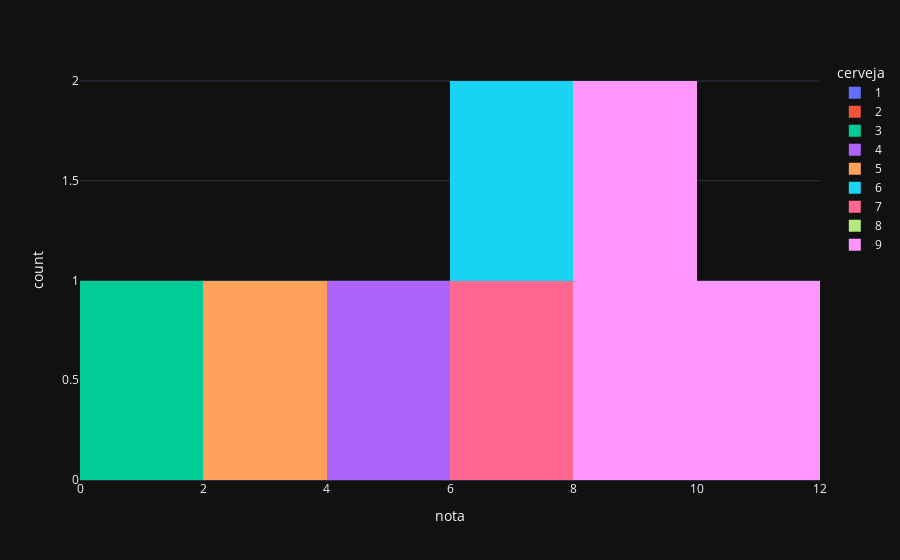

Notebook code for this chart:
### Code cell
fig = px.histogram(df, x="nota", color="cerveja", template="plotly_dark", nbins=5)
fig.update_layout(barmode='overlay')
fig.show()

### Figure 1 — Plotly figure (JSON) as saved in the notebook; plotly's stock layout.template omitted (floating-point values rounded to 4 significant figures)
{"data": [{"alignmentgroup": "True", "bingroup": "x", "hovertemplate": "cerveja=1<br>nota=%{x}<br>count=%{y}<extra></extra>", "legendgroup": "1", "marker": {"color": "#636efa", "pattern": {"shape": ""}}, "name": "1", "nbinsx": 5, "offsetgroup": "1", "orientation": "v", "showlegend": true, "type": "histogram", "x": [0.75, 3], "xaxis": "x", "yaxis": "y"}, {"alignmentgroup": "True", "bingroup": "x", "hovertemplate": "cerveja=2<br>nota=%{x}<br>count=%{y}<extra></extra>", "legendgroup": "2", "marker": {"color": "#EF553B", "pattern": {"shape": ""}}, "name": "2", "nbinsx": 5, "offsetgroup": "2", "orientation": "v", "showlegend": true, "type": "histogram", "x": [1.75], "xaxis": "x", "yaxis": "y"}, {"alignmentgroup": "True", "bingroup": "x", "hovertemplate": "cerveja=3<br>nota=%{x}<br>count=%{y}<extra></extra>", "legendgroup": "3", "marker": {"color": "#00cc96", "pattern": {"shape": ""}}, "name": "3", "nbinsx": 5, "offsetgroup": "3", "orientation": "v", "showlegend": true, "type": "histogram", "x": [1.75], "xaxis": "x", "yaxis": "y"}, {"alignmentgroup": "True", "bingroup": "x", "hovertemplate": "cerveja=4<br>nota=%{x}<br>count=%{y}<extra></extra>", "legendgroup": "4", "marker": {"color": "#ab63fa", "pattern": {"shape": ""}}, "name": "4", "nbinsx": 5, "offsetgroup": "4", "orientation": "v", "showlegend": true, "type": "histogram", "x": [4.2, 6.5], "xaxis": "x", "yaxis": "y"}, {"alignmentgroup": "True", "bingroup": "x", "hovertemplate": "cerveja=5<br>nota=%{x}<br>count=%{y}<extra></extra>", "legendgroup": "5", "marker": {"color": "#FFA15A", "pattern": {"shape": ""}}, "name": "5", "nbinsx": 5, "offsetgroup": "5", "orientation": "v", "showlegend": true, "type": "histogram", "x": [2.9], "xaxis": "x", "yaxis": "y"}, {"alignmentgroup": "True", "bingroup": "x", "hovertemplate": "cerveja=6<br>nota=%{x}<br>count=%{y}<extra></extra>", "legendgroup": "6", "marker": {"color": "#19d3f3", "pattern": {"shape": ""}}, "name": "6", "nbinsx": 5, "offsetgroup": "6", "orientation": "v", "showlegend": true, "type": "histogram", "x": [6.2, 7], "xaxis": "x", "yaxis": "y"}, {"alignmentgroup": "True", "bingroup": "x", "hovertemplate": "cerveja=7<br>nota=%{x}<br>count=%{y}<extra></extra>", "legendgroup": "7", "marker": {"color": "#FF6692", "pattern": {"shape": ""}}, "name": "7", "nbinsx": 5, "offsetgroup": "7", "orientation": "v", "showlegend": true, "type": "histogram", "x": [6.2], "xaxis": "x", "yaxis": "y"}, {"alignmentgroup": "True", "bingroup": "x", "hovertemplate": "cerveja=8<br>nota=%{x}<br>count=%{y}<extra></extra>", "legendgroup": "8", "marker": {"color": "#B6E880", "pattern": {"shape": ""}}, "name": "8", "nbinsx": 5, "offsetgroup": "8", "orientation": "v", "showlegend": true, "type": "histogram", "x": [8.5, 10], "xaxis": "x", "yaxis": "y"}, {"alignmentgroup": "True", "bingroup": "x", "hovertemplate": "cerveja=9<br>nota=%{x}<br>count=%{y}<extra></extra>", "legendgroup": "9", "marker": {"color": "#FF97FF", "pattern": {"shape": ""}}, "name": "9", "nbinsx": 5, "offsetgroup": "9", "orientation": "v", "showlegend": true, "type": "histogram", "x": [8.6, 9.9, 10], "xaxis": "x", "yaxis": "y"}], "layout": {"barmode": "overlay", "legend": {"title": {"text": "cerveja"}, "tracegroupgap": 0}, "margin": {"t": 60}, "xaxis": {"anchor": "y", "domain": [0, 1], "title": {"text": "nota"}}, "yaxis": {"anchor": "x", "domain": [0, 1], "title": {"text": "count"}}}}
